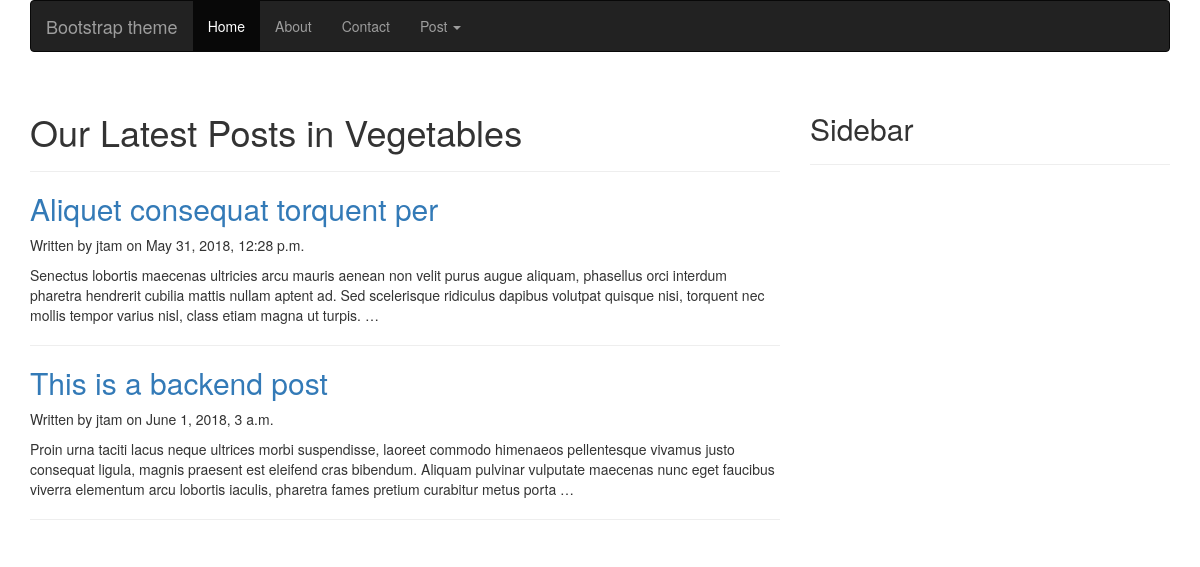
Before: /blog/category/vegetables/ with the older database file.
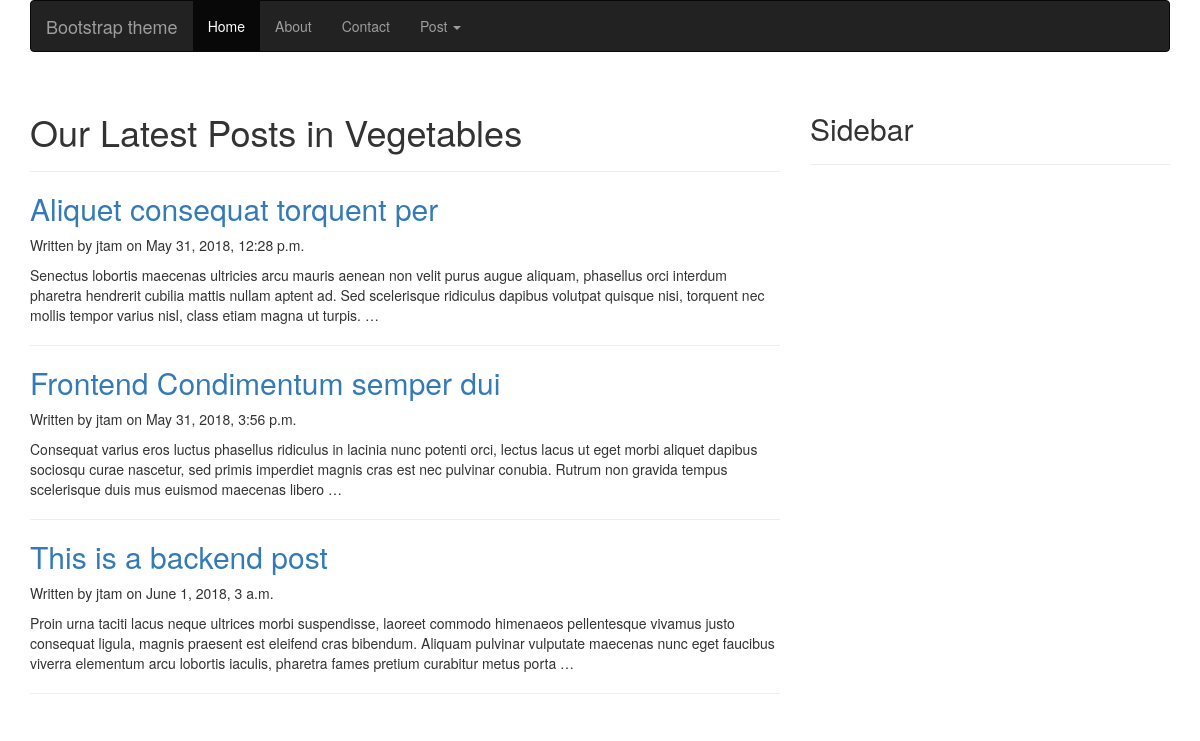
After: the same page with the newer database file.
### blog/models.py (models this page shows, shortened)
class Post(models.Model):
	STATUS_CHOICES = (
			('draft','Draft'),
			('published','Published'),
		)
	title = models.CharField(max_length=250)
	category = models.ForeignKey(Category)
	slug = models.SlugField(max_length=250, unique=True)
	content = models.TextField()
	seo_title = models.CharField(max_length=250)
	seo_descripttion = models.CharField(max_length=160)
	author = models.ForeignKey(User, related_name='blog_posts')
	published = models.DateTimeField(default=timezone.now)
	created = models.DateTimeField(auto_now_add=True)
	updated = models.DateTimeField(auto_now=True)
	status = models.CharField(max_length=9, choices=STATUS_CHOICES, default='draft')
	def get_absolute_url(self):
		return reverse('blog:post_detail', args=[self.slug])

### blog/views.py (the view)
# urls.py: url(r'^category/(?P<category_slug>[-\w]+)/$', views.list_of_posts_by_category, name='list_of_posts_by_category'),
def list_of_posts_by_category(request, category_slug):
	categories = Category.objects.all()
	posts = Post.objects.filter(status='published')
	if category_slug:
		category = get_object_or_404(Category, slug=category_slug)
		posts = posts.filter(category=category)
	template = 'blog/category/list_of_posts_by_category.html'
	context = {'categories': categories, 'posts':posts, 'category':category}
	return render(request, template, context)

### blog/templates/blog/category/list_of_posts_by_category.html (shortened to what this page needs)
{% extends "blog/base.html" %}
{% block content %}
<div class="row">
	<div class="col-md-8">
		<div class="page-header">
			<h1>Our Latest Posts in {{category.name}}</h1>
		</div>
	{% for post in posts %}
		<h2><a href="{{post.get_absolute_url}}">{{post.title}}</a></h2>
		<p>Written by {{post.author}} on {{post.published}}</p>
		{{post.content|truncatewords:40|linebreaks}}
		<hr>
	{% endfor %}
	</div>
	<div class="col-md-4">
		<div class="page-header">
			<h2>Sidebar</h2>
		</div>
	</div>
{% endblock content %}

Changed rows visible on the page:
now on this page (row edited): Post: title "Frontend Condimentum semper dui", author "jtam", published "May 31, 2018, 3:56 p.m.", content "Consequat varius eros luctus phasellus ridiculus in lacinia nunc potenti orci, lectus lacus ut eget morbi aliquet dapibus sociosqu curae nascetur, sed primis imperdiet magnis cras est nec pulvinar conubia. Rutrum non gravida tempus scelerisque duis mus euismod maecenas libero …"
